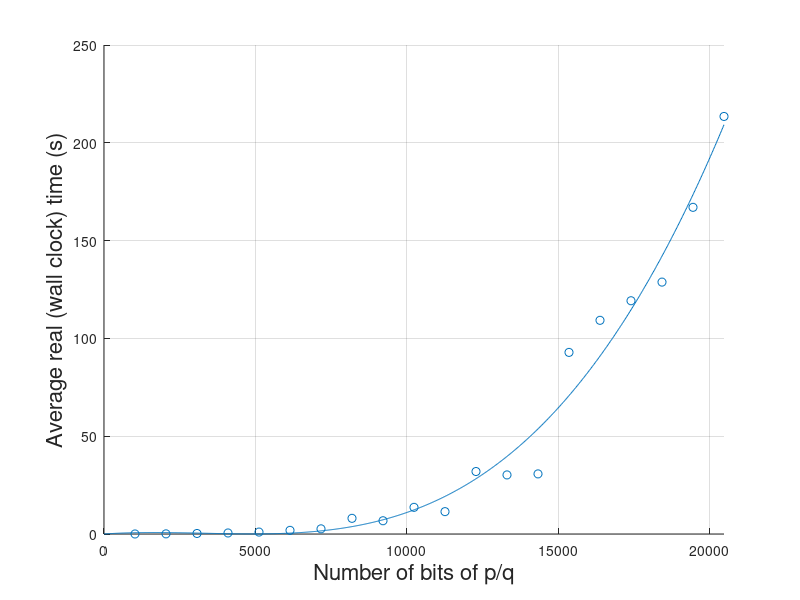

Reproduce this figure in MATLAB.
clear; clf;

% Data points
Nb_bits = linspace(1024,20480,20)';
Average_Real_time = [0.168 0.766 2.709 5.241 9.859 18.642 26.405 80.119 67.788 136.290 114.363 319.469 302.065 307.313 928.456 1092.445 1192.511 1287.833 1670.106 2134.729]'/10;

% Linear least squares fit
phi1 = @(x) x.^1;
phi2 = @(x) x.^2;
phi3 = @(x) x.^3;

X = [phi1(Nb_bits), phi2(Nb_bits), phi3(Nb_bits)];
% X = [phi1(Nb_bits), phi2(Nb_bits)];
A = X' * X;
B = X' * Average_Real_time;

delta = A\B; % delta = (A^(-1)) * B also possible;

% Plot data points and best fit function
scatter(Nb_bits,Average_Real_time);
hold on;
x = linspace(0,20480,1000);
y = delta(1)*phi1(x) + delta(2)*phi2(x) + delta(3)*phi3(x);
% y = delta(1)*phi1(x) + delta(2)*phi2(x);
plot(x,y);
xlabel('Number of bits of p/q','fontsize',16); xlim([0 20480]);
ylabel('Average real (wall clock) time (s)','fontsize',16); 
grid on;

% Estimated wall clock time (32768 bits)
Estimation = delta(1)*32768+delta(2)*32768^2+delta(3)*32768^3
% Estimation = delta(1)*32768+delta(2)*32768^2
